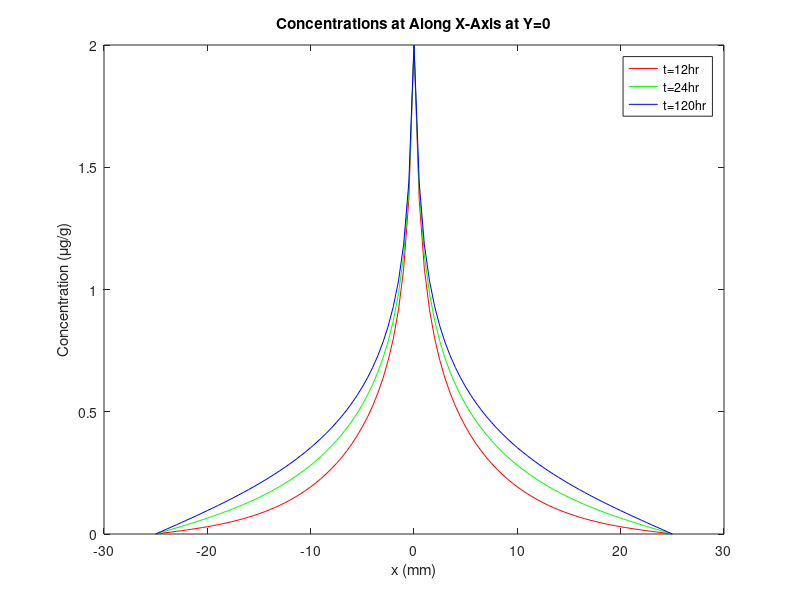
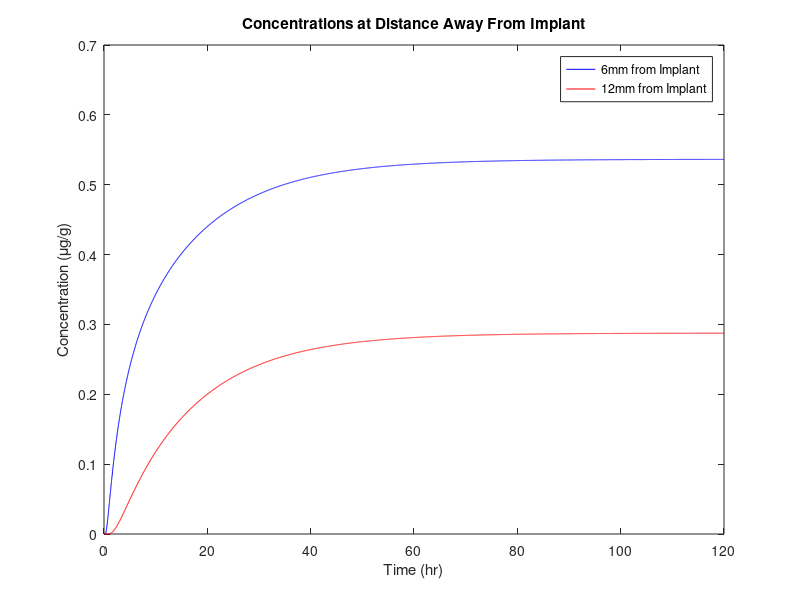
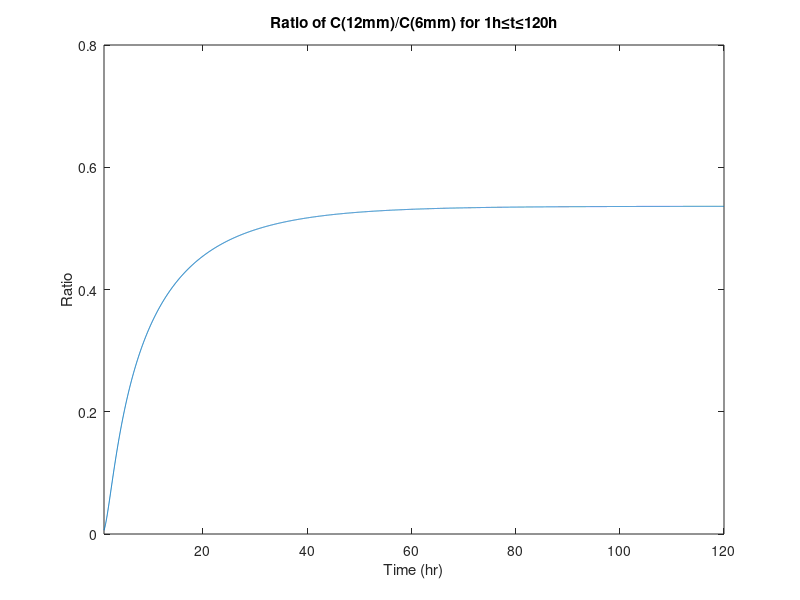
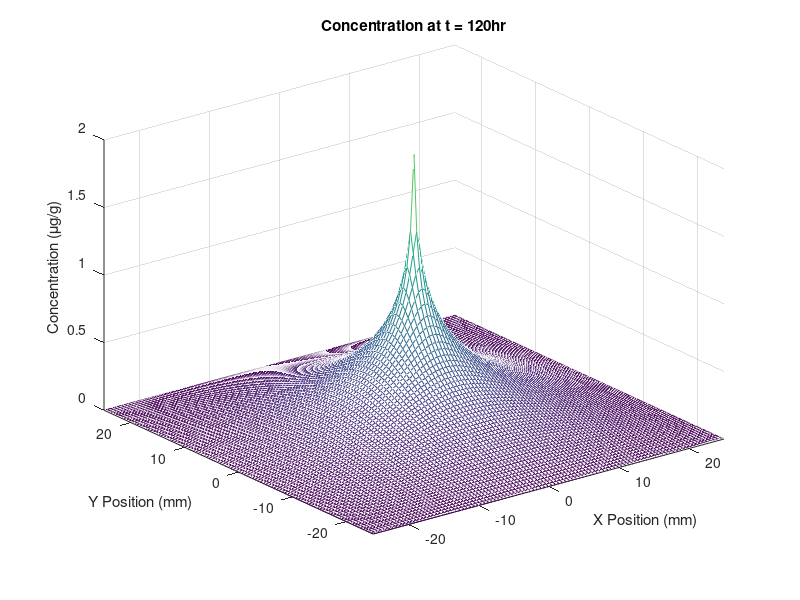

Write MATLAB code to recreate these figures, in order.
function hw6()
    dh = .5;
    D = 6.5;
    C0 = 2;         % Concentration at origin (constant)
    Cb = 0;         % Concentration at boundaries (constant)
    T = 120;        % Simulation length in hours
    dt = dh*dh*.25/D;   % Set so we get alpha = .25
    
    % Set up x, y, t vectors
    x = -25:dh:25;
    y = -25:dh:25;
    t = 0:dt:T;
    
    % Initial and boundary conditions
    N = length(x);
    C = zeros(N,N); % (x,y,t). Origin is (25,25)
    x0 = find(x==0); y0 = find(y==0);   % Origin index
    C(x0,y0) = C0;
    
    % For recording C at 12h, 24h, 120h;
    C12 = zeros(N,N);
    C24 = zeros(N,N);
    C120 = zeros(N,N);
    % For recording concentration at 12mm and 6mm from implant
    C6m = 0; C12m = 0;
    
    % Simulation loop
    for (ti=1:(T/dt+1))
        % Record value if at a key time (12h, 24h, 120h)
        if (ti*dt == 12)        C12 = C;
        elseif (ti*dt == 24)    C24 = C;
        elseif (ti*dt == 120)   C120 = C;
        end
        
        % Record C at 6mm and 12mm from implant.
        % We take along one axis, since it should be radially symmetric.
        C6m(ti) = C(x0+6/dh,y0);
        C12m(ti) = C(x0+12/dh,y0);
        
        % Vectorize indices for speed.
        % Boundaries don't change
        i = 2:(N-1); i1 = 3:N; i_1 = 1:(N-2);
        j = 2:(N-1); j1 = 3:N; j_1 = 1:(N-2);
        dC = C(i1,j)+C(i_1,j)+C(i,j1)+C(i,j_1)-4*C(i,j);
        C(i,j)=C(i,j)+(D*dt/dh^2)*dC;
        
        % Enforce boundary conditions
        C(x0,y0)=C0;
        % Boundaries defaulted to 0 in next time step
    end
    
    % Outputs    
    % Display C6m and C12m at t=120h
    fprintf('Concentration 6mm from implant at t=120hr: %f\n', C6m(end));
    fprintf('Concentration 12mm from implant at t=120hr: %f\n', C12m(end));
    
    % Cross section at y=0 for t=12,24,120h
    figure;
    plot(x,C12(:,y0),'r');
    hold on;
    plot(x,C24(:,y0),'g');
    plot(x,C120(:,y0),'b');
    title('Concentrations at Along X-Axis at Y=0');
    xlabel('x (mm)'); ylabel('Concentration (\mug/g)');
    legend('t=12hr','t=24hr','t=120hr');
    
    % Plot C6m and C12m over t
    figure;
    plot(t,C6m,'b');
    hold on;
    plot(t,C12m,'r');
    title('Concentrations at Distance Away From Implant');
    xlabel('Time (hr)'); ylabel('Concentration (\mug/g)');
    legend('6mm from Implant','12mm from Implant');
    
    % Plot Ratio of C12m/C6m from t = 1 to 120h
    figure;
    i = find(t==1):find(t==120);
    plot(t(i),C12m(i)./C6m(i));
    axis([1 120 0 .8]);
    title('Ratio of C(12mm)/C(6mm) for 1h\leqt\leq120h');
    xlabel('Time (hr)'); ylabel('Ratio');
    
    % Mesh plot at t=120h
    figure;
    mesh(x,y,C120);
    axis([-25 25 -25 25 0 2]);
    title('Concentration at t = 120hr');
    xlabel('X Position (mm)');ylabel('Y Position (mm)');
    zlabel('Concentration (\mug/g)');
end
